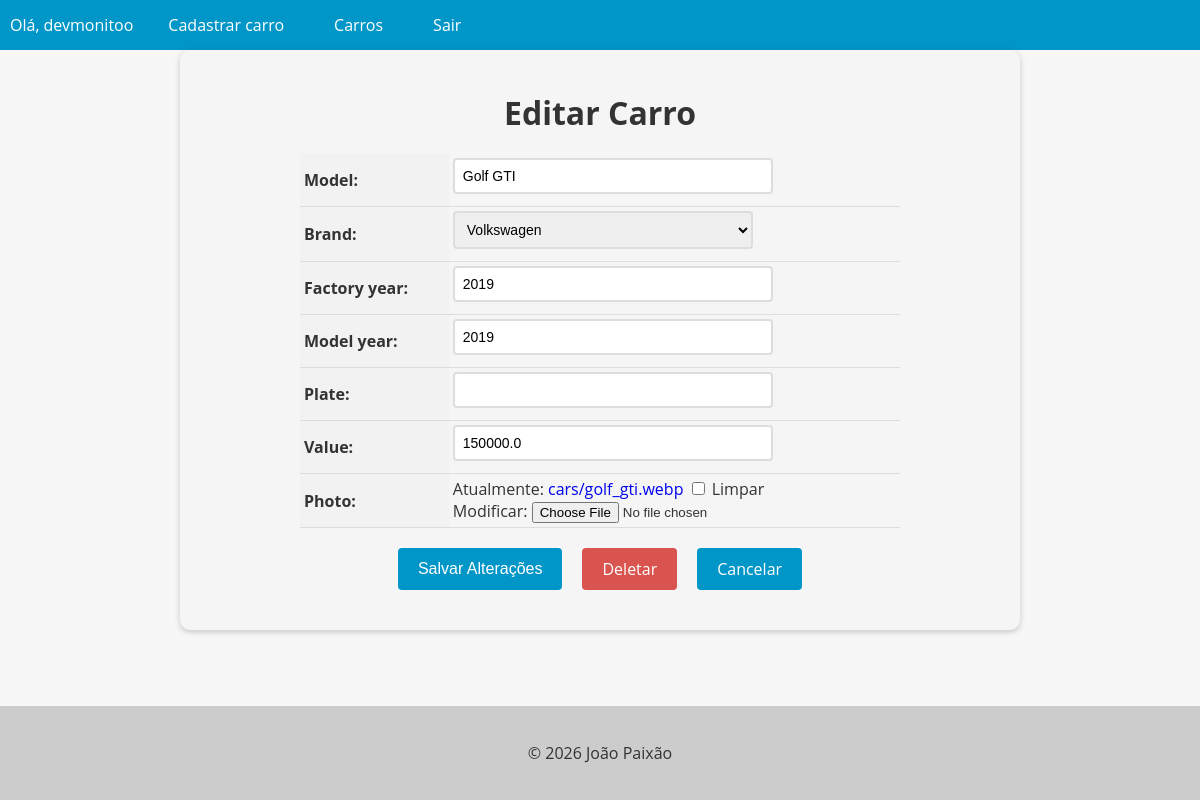
Before: /car/1/update/ (signed in) with the older database file.
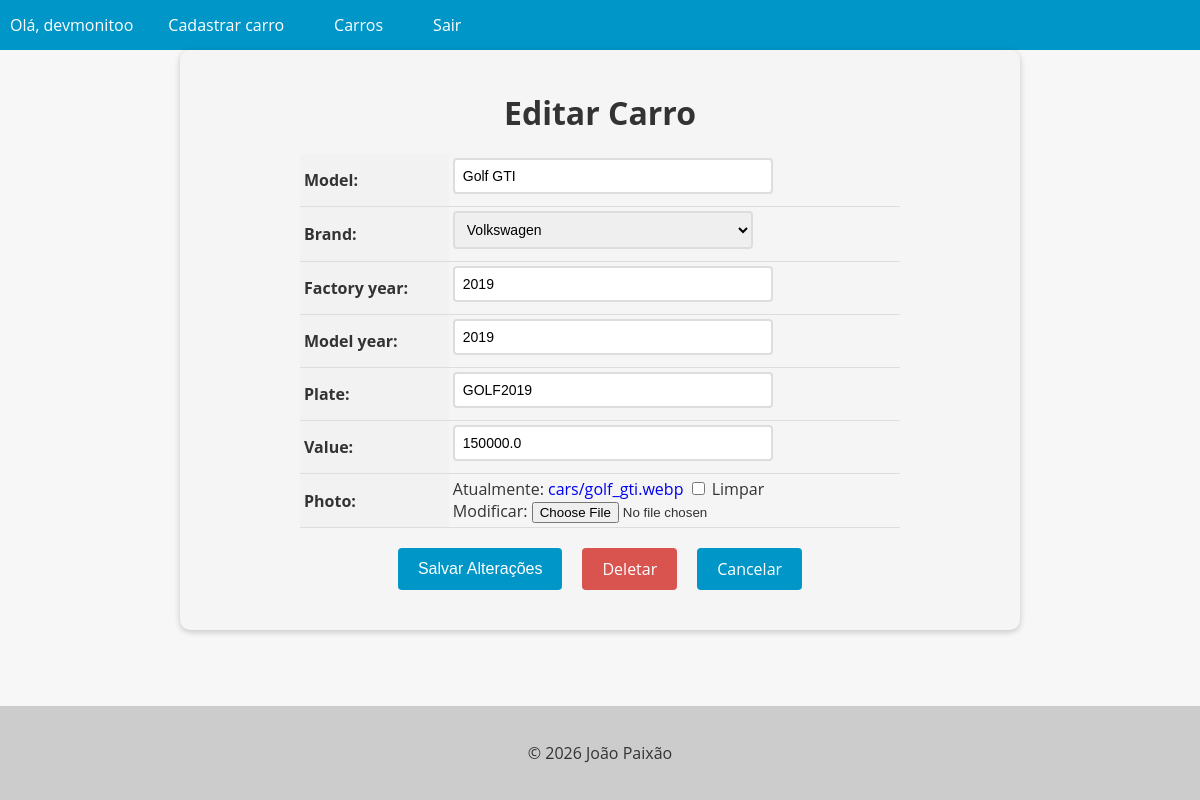
After: the same page with the newer database file.
### cars/models.py (models this page shows, shortened)
class Car(models.Model):
    id = models.AutoField(primary_key=True)
    model = models.CharField(max_length=200)
    brand = models.ForeignKey(Brand, on_delete=models.PROTECT, related_name='car_brand')
    factory_year = models.IntegerField(blank=True, null=True)
    model_year = models.IntegerField(blank=True, null=True)
    plate = models.CharField(max_length=10, blank=True, null=True)
    value = models.FloatField(blank=True, null=True)
    photo = models.ImageField(upload_to='cars/', blank=True, null=True)

### cars/views.py (the view, shortened to what this page needs)
# urls.py: path('car/<int:pk>/update/', CarUpdateView.as_view(), name='car_update'),
@method_decorator(login_required(login_url='login'), name='dispatch')
class CarUpdateView(UpdateView):
    model = Car
    form_class = CarModelForm
    template_name = 'car_update.html'

### cars/forms.py (shortened to what this page needs)
class CarModelForm(forms.ModelForm):
    class Meta:
        model = Car
        fields = '__all__'

### cars/models.py (called while the page is built)
    def __str__(self):
        return self.name

### cars/templates/car_update.html (shortened to what this page needs)
{% extends "base.html" %}
{% block content %}
  <form method="post" enctype="multipart/form-data">
    <h1>Editar Carro</h1>
    <table>
      {{ form.as_table }}
    </table>
    <div>
      <div class="buttons-container">
        <input type="submit" value="Salvar Alterações" class="btn btn-primary">
        <a href="{% url 'car_delete' pk=object.pk %}" class="btn btn-danger">Deletar</a>
        <a href="{% url 'cars_list' %}" class="btn btn-secondary">Cancelar</a>
      </div>
    </div>
  </form>
{% endblock %}

### app/templates/base.html (shortened to what this page needs)
<!DOCTYPE html>
<html lang="en">
<head>
</head>
<body>
  <header>
    <nav>
      <ul>
        {% if user.is_authenticated %}
          <li>Olá, {{ user.username }}</li>
          <li><a href="{% url 'new_car' %}">Cadastrar carro</a></li>
        {% endif %}
        <li><a href="{% url 'cars_list' %}">Carros</a></li>
        {% if user.is_authenticated %}
          <li><a href="{% url 'logout' %}">Sair</a></li>
        {% endif %}
      </ul>
    </nav>
  </header>
  <main>
    {% block content %}
    {% endblock %}
  </main>
  <footer>
    <p>&copy; 2026 João Paixão</p>
  </footer>
</body>
</html>

### app/templates/base.html (style rules this page uses)
html, body { height: 100%; }
body { font-family: 'Open Sans', sans-serif; background-color: #f7f7f7; color: #333; margin: 0; padding: 0; display: flex; flex-direction: column; min-height: 100vh; }
main { flex: 1; }
header { background-color: #0096c7; color: #fff; text-align: center; }
footer { background-color: #ccc; color: #333; padding: 20px; text-align: center; }
nav { background-color: #0096c7; color: #fff; height: 50px; display: flex; justify-content: space-between; align-items: center; }
nav ul { list-style: none; margin: 0; padding: 0; display: flex; }
nav ul li { margin: 0 10px; }
nav ul li a { color: #fff; text-decoration: none; border-radius: 8px; font-size: 16px; padding: 15px; transition: all 0.3s ease; }

### cars/templates/car_update.html (style rules this page uses)
form { max-width: 800px; margin: 0 auto; padding: 20px; background-color: #f5f5f5; border-radius: 10px; box-shadow: 0 2px 6px rgba(0, 0, 0, 0.2); }
form h1 { font-size: 2rem; margin-bottom: 20px; text-align: center; }
table { margin: 0 auto; border-collapse: collapse; width: 100%; max-width: 600px; }
th, td { padding: 4px; text-align: left; border-bottom: 1px solid #ddd; }
th { background-color: #f2f2f2; }
input[type="text"], input[type="number"], select, textarea { padding: 8px; font-size: 14px; border: 2px solid #ddd; border-radius: 4px; width: 100%; max-width: 300px; margin-bottom: 8px; transition: border-bottom-color 0.3s ease-in-out; }
.btn { background-color: #0096c7; color: #fff; border: none; padding: 10px 20px; font-size: 16px; border-radius: 4px; cursor: pointer; transition: background-color 0.3s ease-in-out; }
.buttons-container { display: flex; justify-content: center; margin-top: 20px; margin-bottom: 20px; }
.btn { display: inline-block; background-color: #0096c7; color: #fff; border: none; padding: 10px 20px; font-size: 16px; border-radius: 4px; cursor: pointer; transition: background-color 0.3s ease-in-out; margin: 0 10px; }
.btn-danger { background-color: #d9534f; text-decoration: none !important; }
a { text-decoration: none !important; }

Changed rows visible on the page:
changed Car "Golf GTI": plate (not shown) → "GOLF2019"
